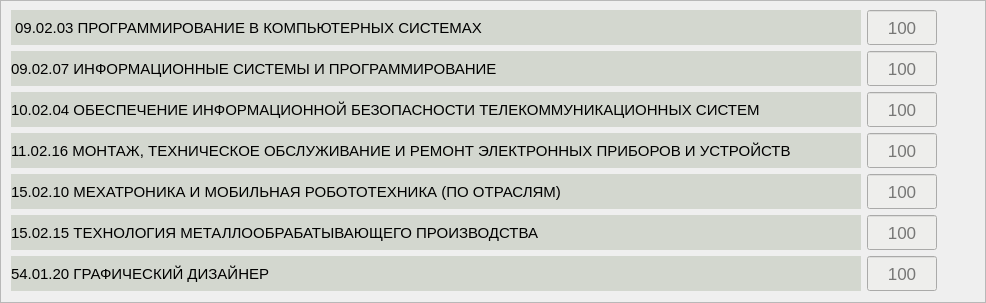
                       <widget class="QWidget" name="scrollAreaWidgetContents_2">
                        <property name="geometry">
                         <rect>
                          <x>0</x>
                          <y>0</y>
                          <width>986</width>
                          <height>303</height>
                         </rect>
                        </property>
                        <layout class="QVBoxLayout" name="verticalLayout">
                         <property name="spacing">
                          <number>0</number>
                         </property>
                         <property name="leftMargin">
                          <number>0</number>
                         </property>
                         <property name="topMargin">
                          <number>0</number>
                         </property>
                         <property name="rightMargin">
                          <number>0</number>
                         </property>
                         <property name="bottomMargin">
                          <number>0</number>
                         </property>
                         <item>
                          <widget class="QFrame" name="frame_top50">
                           <property name="frameShape">
                            <enum>QFrame::StyledPanel</enum>
                           </property>
                           <property name="frameShadow">
                            <enum>QFrame::Raised</enum>
                           </property>
                           <layout class="QFormLayout" name="formLayout_3">
                            <property name="leftMargin">
                             <number>10</number>
                            </property>
                            <property name="topMargin">
                             <number>9</number>
                            </property>
                            <item row="0" column="0">
                             <layout class="QVBoxLayout" name="verticalLayout_11">
                              <item>
                               <widget class="QLabel" name="label_21">
                                <property name="enabled">
                                 <bool>true</bool>
                                </property>
                                <property name="sizePolicy">
                                 <sizepolicy hsizetype="Preferred" vsizetype="Preferred">
                                  <horstretch>0</horstretch>
                                  <verstretch>0</verstretch>
                                 </sizepolicy>
                                </property>
                                <property name="minimumSize">
                                 <size>
                                  <width>850</width>
                                  <height>35</height>
                                 </size>
                                </property>
                                <property name="font">
                                 <font>
                                  <pointsize>11</pointsize>
                                 </font>
                                </property>
                                <property name="styleSheet">
                                 <string notr="true">background-color: rgb(211, 215, 207);</string>
                                </property>
                                <property name="text">
                                 <string> 09.02.03 ПРОГРАММИРОВАНИЕ В КОМПЬЮТЕРНЫХ СИСТЕМАХ</string>
                                </property>
                               </widget>
                              </item>
                              <item>
                               <widget class="QLabel" name="label_58">
                                <property name="enabled">
                                 <bool>true</bool>
                                </property>
                                <property name="sizePolicy">
                                 <sizepolicy hsizetype="Preferred" vsizetype="Preferred">
                                  <horstretch>0</horstretch>
                                  <verstretch>0</verstretch>
                                 </sizepolicy>
                                </property>
                                <property name="minimumSize">
                                 <size>
                                  <width>850</width>
                                  <height>35</height>
                                 </size>
                                </property>
                                <property name="font">
                                 <font>
                                  <pointsize>11</pointsize>
                                 </font>
                                </property>
                                <property name="styleSheet">
                                 <string notr="true">background-color: rgb(211, 215, 207);</string>
                                </property>
                                <property name="text">
                                 <string>09.02.07 ИНФОРМАЦИОННЫЕ СИСТЕМЫ И ПРОГРАММИРОВАНИЕ</string>
                                </property>
                               </widget>
                              </item>
                              <item>
                               <widget class="QLabel" name="label_55">
                                <property name="enabled">
                                 <bool>true</bool>
                                </property>
                                <property name="sizePolicy">
                                 <sizepolicy hsizetype="Preferred" vsizetype="Preferred">
                                  <horstretch>0</horstretch>
                                  <verstretch>0</verstretch>
                                 </sizepolicy>
                                </property>
                                <property name="minimumSize">
                                 <size>
                                  <width>850</width>
                                  <height>35</height>
                                 </size>
                                </property>
                                <property name="font">
                                 <font>
                                  <pointsize>11</pointsize>
                                 </font>
                                </property>
                                <property name="styleSheet">
                                 <string notr="true">background-color: rgb(211, 215, 207);</string>
                                </property>
                                <property name="text">
                                 <string>10.02.04 ОБЕСПЕЧЕНИЕ ИНФОРМАЦИОННОЙ БЕЗОПАСНОСТИ ТЕЛЕКОММУНИКАЦИОННЫХ СИСТЕМ</string>
                                </property>
                               </widget>
                              </item>
                              <item>
                               <widget class="QLabel" name="label_56">
                                <property name="enabled">
                                 <bool>true</bool>
                                </property>
                                <property name="sizePolicy">
                                 <sizepolicy hsizetype="Preferred" vsizetype="Preferred">
                                  <horstretch>0</horstretch>
                                  <verstretch>0</verstretch>
                                 </sizepolicy>
                                </property>
                                <property name="minimumSize">
                                 <size>
                                  <width>850</width>
                                  <height>35</height>
                                 </size>
                                </property>
                                <property name="font">
                                 <font>
                                  <pointsize>11</pointsize>
                                 </font>
                                </property>
                                <property name="styleSheet">
                                 <string notr="true">background-color: rgb(211, 215, 207);</string>
                                </property>
                                <property name="text">
                                 <string>11.02.16 МОНТАЖ, ТЕХНИЧЕСКОЕ ОБСЛУЖИВАНИЕ И РЕМОНТ ЭЛЕКТРОННЫХ ПРИБОРОВ И УСТРОЙСТВ</string>
                                </property>
                               </widget>
                              </item>
                              <item>
                               <widget class="QLabel" name="label_57">
                                <property name="enabled">
                                 <bool>true</bool>
                                </property>
                                <property name="sizePolicy">
                                 <sizepolicy hsizetype="Preferred" vsizetype="Preferred">
                                  <horstretch>0</horstretch>
                                  <verstretch>0</verstretch>
                                 </sizepolicy>
                                </property>
                                <property name="minimumSize">
                                 <size>
                                  <width>850</width>
                                  <height>35</height>
                                 </size>
                                </property>
                                <property name="font">
                                 <font>
                                  <pointsize>11</pointsize>
                                 </font>
                                </property>
                                <property name="styleSheet">
                                 <string notr="true">background-color: rgb(211, 215, 207);</string>
                                </property>
                                <property name="text">
                                 <string>15.02.10 МЕХАТРОНИКА И МОБИЛЬНАЯ РОБОТОТЕХНИКА (ПО ОТРАСЛЯМ)</string>
                                </property>
                               </widget>
                              </item>
                              <item>
                               <widget class="QLabel" name="label_54">
                                <property name="enabled">
                                 <bool>true</bool>
                                </property>
                                <property name="sizePolicy">
                                 <sizepolicy hsizetype="Preferred" vsizetype="Preferred">
                                  <horstretch>0</horstretch>
                                  <verstretch>0</verstretch>
                                 </sizepolicy>
                                </property>
                                <property name="minimumSize">
                                 <size>
                                  <width>850</width>
                                  <height>35</height>
                                 </size>
                                </property>
                                <property name="font">
                                 <font>
                                  <pointsize>11</pointsize>
                                 </font>
                                </property>
                                <property name="styleSheet">
                                 <string notr="true">background-color: rgb(211, 215, 207);</string>
                                </property>
                                <property name="text">
                                 <string>15.02.15 ТЕХНОЛОГИЯ МЕТАЛЛООБРАБАТЫВАЮЩЕГО ПРОИЗВОДСТВА</string>
                                </property>
                               </widget>
                              </item>
                              <item>
                               <widget class="QLabel" name="label_53">
                                <property name="enabled">
                                 <bool>true</bool>
                                </property>
                                <property name="sizePolicy">
                                 <sizepolicy hsizetype="Preferred" vsizetype="Preferred">
                                  <horstretch>0</horstretch>
                                  <verstretch>0</verstretch>
                                 </sizepolicy>
                                </property>
                                <property name="minimumSize">
                                 <size>
                                  <width>850</width>
                                  <height>35</height>
                                 </size>
                                </property>
                                <property name="font">
                                 <font>
                                  <pointsize>11</pointsize>
                                 </font>
                                </property>
                                <property name="styleSheet">
                                 <string notr="true">background-color: rgb(211, 215, 207);</string>
                                </property>
                                <property name="text">
                                 <string>54.01.20 ГРАФИЧЕСКИЙ ДИЗАЙНЕР</string>
                                </property>
                               </widget>
                              </item>
                             </layout>
                            </item>
                            <item row="0" column="1">
                             <layout class="QVBoxLayout" name="verticalLayout_10">
                              <item>
                               <widget class="QLineEdit" name="lineEdit_45">
                                <property name="sizePolicy">
                                 <sizepolicy hsizetype="Ignored" vsizetype="Fixed">
                                  <horstretch>0</horstretch>
                                  <verstretch>0</verstretch>
                                 </sizepolicy>
                                </property>
                                <property name="minimumSize">
                                 <size>
                                  <width>70</width>
                                  <height>35</height>
                                 </size>
                                </property>
                                <property name="maximumSize">
                                 <size>
                                  <width>70</width>
                                  <height>16777215</height>
                                 </size>
                                </property>
                                <property name="font">
                                 <font>
                                  <pointsize>13</pointsize>
                                 </font>
                                </property>
                                <property name="styleSheet">
                                 <string notr="true">background-color: rgb(238, 238, 236);</string>
                                </property>
                                <property name="inputMask">
                                 <string/>
                                </property>
                                <property name="maxLength">
                                 <number>6</number>
                                </property>
                                <property name="alignment">
                                 <set>Qt::AlignCenter</set>
                                </property>
                                <property name="placeholderText">
                                 <string>100</string>
                                </property>
                               </widget>
                              </item>
                              <item>
                               <widget class="QLineEdit" name="lineEdit_46">
                                <property name="sizePolicy">
                                 <sizepolicy hsizetype="Ignored" vsizetype="Fixed">
                                  <horstretch>0</horstretch>
                                  <verstretch>0</verstretch>
                                 </sizepolicy>
                                </property>
                                <property name="minimumSize">
                                 <size>
                                  <width>70</width>
                                  <height>35</height>
                                 </size>
                                </property>
                                <property name="maximumSize">
                                 <size>
                                  <width>70</width>
                                  <height>16777215</height>
                                 </size>
                                </property>
                                <property name="font">
                                 <font>
                                  <pointsize>13</pointsize>
                                 </font>
                                </property>
                                <property name="styleSheet">
                                 <string notr="true">background-color: rgb(238, 238, 236);</string>
                                </property>
                                <property name="inputMask">
                                 <string/>
                                </property>
                                <property name="maxLength">
                                 <number>6</number>
                                </property>
                                <property name="alignment">
                                 <set>Qt::AlignCenter</set>
                                </property>
                                <property name="placeholderText">
                                 <string>100</string>
                                </property>
                               </widget>
                              </item>
                              <item>
                               <widget class="QLineEdit" name="lineEdit_47">
                                <property name="sizePolicy">
                                 <sizepolicy hsizetype="Ignored" vsizetype="Fixed">
                                  <horstretch>0</horstretch>
                                  <verstretch>0</verstretch>
                                 </sizepolicy>
                                </property>
                                <property name="minimumSize">
                                 <size>
                                  <width>70</width>
                                  <height>35</height>
                                 </size>
                                </property>
                                <property name="maximumSize">
                                 <size>
                                  <width>70</width>
                                  <height>16777215</height>
                                 </size>
                                </property>
                                <property name="font">
                                 <font>
                                  <pointsize>13</pointsize>
                                 </font>
                                </property>
                                <property name="styleSheet">
                                 <string notr="true">background-color: rgb(238, 238, 236);</string>
                                </property>
                                <property name="inputMask">
                                 <string/>
                                </property>
                                <property name="maxLength">
                                 <number>6</number>
                                </property>
                                <property name="alignment">
                                 <set>Qt::AlignCenter</set>
                                </property>
                                <property name="placeholderText">
                                 <string>100</string>
                                </property>
                               </widget>
                              </item>
                              <item>
                               <widget class="QLineEdit" name="lineEdit_49">
                                <property name="sizePolicy">
                                 <sizepolicy hsizetype="Ignored" vsizetype="Fixed">
                                  <horstretch>0</horstretch>
                                  <verstretch>0</verstretch>
                                 </sizepolicy>
                                </property>
                                <property name="minimumSize">
                                 <size>
                                  <width>70</width>
                                  <height>35</height>
                                 </size>
                                </property>
                                <property name="maximumSize">
                                 <size>
                                  <width>70</width>
                                  <height>16777215</height>
                                 </size>
                                </property>
                                <property name="font">
                                 <font>
                                  <pointsize>13</pointsize>
                                 </font>
                                </property>
                                <property name="styleSheet">
                                 <string notr="true">background-color: rgb(238, 238, 236);</string>
                                </property>
                                <property name="inputMask">
                                 <string/>
                                </property>
                                <property name="maxLength">
                                 <number>6</number>
                                </property>
                                <property name="alignment">
                                 <set>Qt::AlignCenter</set>
                                </property>
                                <property name="placeholderText">
                                 <string>100</string>
                                </property>
                               </widget>
                              </item>
                              <item>
                               <widget class="QLineEdit" name="lineEdit_50">
                                <property name="sizePolicy">
                                 <sizepolicy hsizetype="Ignored" vsizetype="Fixed">
                                  <horstretch>0</horstretch>
                                  <verstretch>0</verstretch>
                                 </sizepolicy>
                                </property>
                                <property name="minimumSize">
                                 <size>
                                  <width>70</width>
                                  <height>35</height>
                                 </size>
                                </property>
                                <property name="maximumSize">
                                 <size>
                                  <width>70</width>
                                  <height>16777215</height>
                                 </size>
                                </property>
                                <property name="font">
                                 <font>
                                  <pointsize>13</pointsize>
                                 </font>
                                </property>
                                <property name="styleSheet">
                                 <string notr="true">background-color: rgb(238, 238, 236);</string>
                                </property>
                                <property name="inputMask">
                                 <string/>
                                </property>
                                <property name="maxLength">
                                 <number>6</number>
                                </property>
                                <property name="alignment">
                                 <set>Qt::AlignCenter</set>
                                </property>
                                <property name="placeholderText">
                                 <string>100</string>
                                </property>
                               </widget>
                              </item>
                              <item>
                               <widget class="QLineEdit" name="lineEdit_48">
                                <property name="sizePolicy">
                                 <sizepolicy hsizetype="Ignored" vsizetype="Fixed">
                                  <horstretch>0</horstretch>
                                  <verstretch>0</verstretch>
                                 </sizepolicy>
                                </property>
                                <property name="minimumSize">
                                 <size>
                                  <width>70</width>
                                  <height>35</height>
                                 </size>
                                </property>
                                <property name="maximumSize">
                                 <size>
                                  <width>70</width>
                                  <height>16777215</height>
                                 </size>
                                </property>
                                <property name="font">
                                 <font>
                                  <pointsize>13</pointsize>
                                 </font>
                                </property>
                                <property name="styleSheet">
                                 <string notr="true">background-color: rgb(238, 238, 236);</string>
                                </property>
                                <property name="inputMask">
                                 <string/>
                                </property>
                                <property name="maxLength">
                                 <number>6</number>
                                </property>
                                <property name="alignment">
                                 <set>Qt::AlignCenter</set>
                                </property>
                                <property name="placeholderText">
                                 <string>100</string>
                                </property>
                               </widget>
                              </item>
                              <item>
                               <widget class="QLineEdit" name="lineEdit_44">
                                <property name="sizePolicy">
                                 <sizepolicy hsizetype="Ignored" vsizetype="Fixed">
                                  <horstretch>0</horstretch>
                                  <verstretch>0</verstretch>
                                 </sizepolicy>
                                </property>
                                <property name="minimumSize">
                                 <size>
                                  <width>70</width>
                                  <height>35</height>
                                 </size>
                                </property>
                                <property name="maximumSize">
                                 <size>
                                  <width>70</width>
                                  <height>16777215</height>
                                 </size>
                                </property>
                                <property name="font">
                                 <font>
                                  <pointsize>13</pointsize>
                                 </font>
                                </property>
                                <property name="styleSheet">
                                 <string notr="true">background-color: rgb(238, 238, 236);</string>
                                </property>
                                <property name="inputMask">
                                 <string/>
                                </property>
                                <property name="maxLength">
                                 <number>6</number>
                                </property>
                                <property name="alignment">
                                 <set>Qt::AlignCenter</set>
                                </property>
                                <property name="placeholderText">
                                 <string>100</string>
                                </property>
                               </widget>
                              </item>
                             </layout>
                            </item>
                           </layout>
                          </widget>
                         </item>
                        </layout>
                       </widget>
